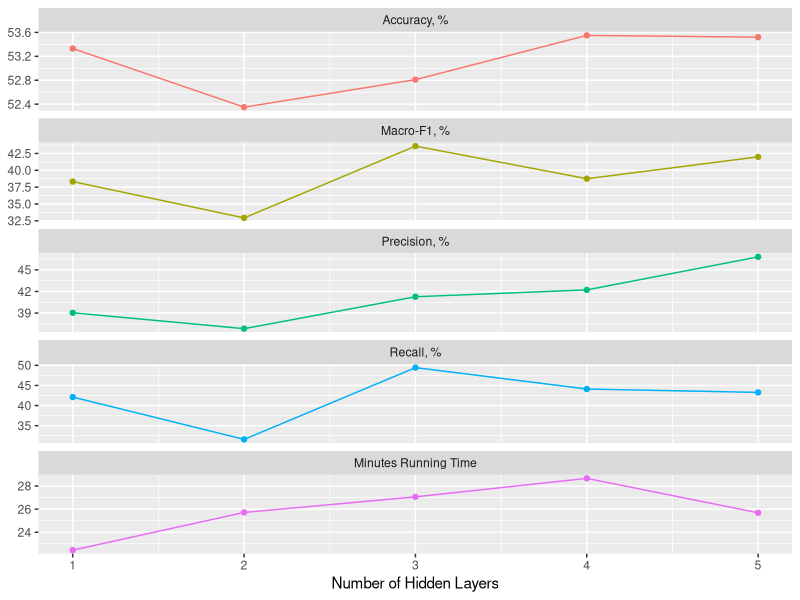

This chart was generated by the following R code:
###### Script used to produce the plot of model performances ######

library(tidyverse)

# N hidden layers
mods <- c(1, 2, 3, 4, 5)
# Accuracies
accs <- c(53.33, 52.35, 52.81, 53.55, 53.52)
# Macro-F1 scores
f1s <-  c(38.32, 32.93, 43.59, 38.75, 42.00)
# Precisions
prec <- c(39.04, 36.84, 41.27, 42.22, 46.80)
# Recalls
rec <-  c(42.11, 31.58, 49.44, 44.11, 43.27)
# Running times
rtim <- c("00:22:27", "00:25:43", "00:27:04", "00:28:40", "00:25:41")

# Create a dataframe
m <- tibble(HiddenLayers=mods, 
            Accuracy=accs,
            MacroF1=f1s,
            Precision=prec,
            Recall=rec,
            RunTime=hms::as.hms(rtim)) %>%
  mutate(RunTime=as.numeric(lubridate::hms(RunTime)) / 60) 

# Plot 1: Runtime vs no of hidden layers 
p1 <- m %>% 
  ggplot(aes(x=HiddenLayers, y=RunTime)) + 
  geom_line() + 
  geom_point() +
  labs(x="Number of Hidden Layers", y="Minutes") +
  theme(plot.title=element_text(size=12)) + 
  ggtitle("Running Time on SAGA")

m %>% 
  gather(key="Metric", value="Value", -HiddenLayers) %>%
  ggplot(aes(x = HiddenLayers, y = Value) ) + 
  geom_line(aes(color = Metric)) + 
  geom_point(aes(color = Metric)) + 
  facet_wrap(~Metric, scales = "free_y", ncol=1, 
             strip.position = "top", 
             labeller = as_labeller(c(HiddenLayers="Number of Hidden Layers", 
                                      Accuracy="Accuracy, %",
                                      MacroF1="Macro-F1, %",
                                      Precision="Precision, %",
                                      Recall="Recall, %",
                                      RunTime="Minutes Running Time")))  +
  ylab(NULL) +
  xlab("Number of Hidden Layers") +
  theme(legend.position = "none")

